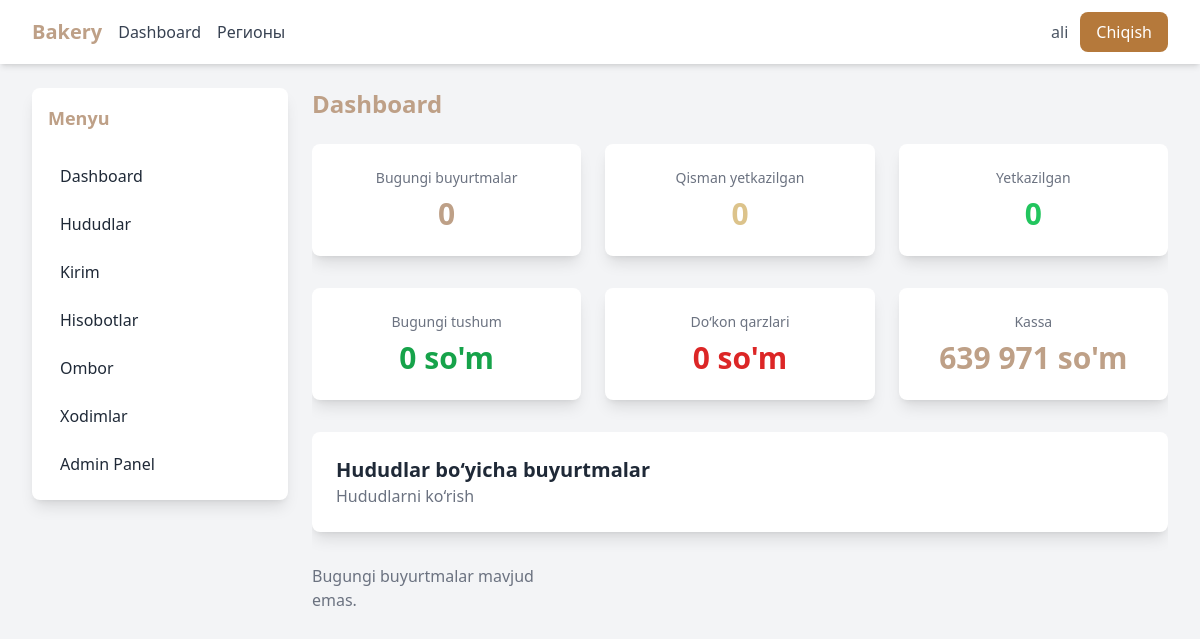
/ (signed in), run on an earlier commit of the app's database.
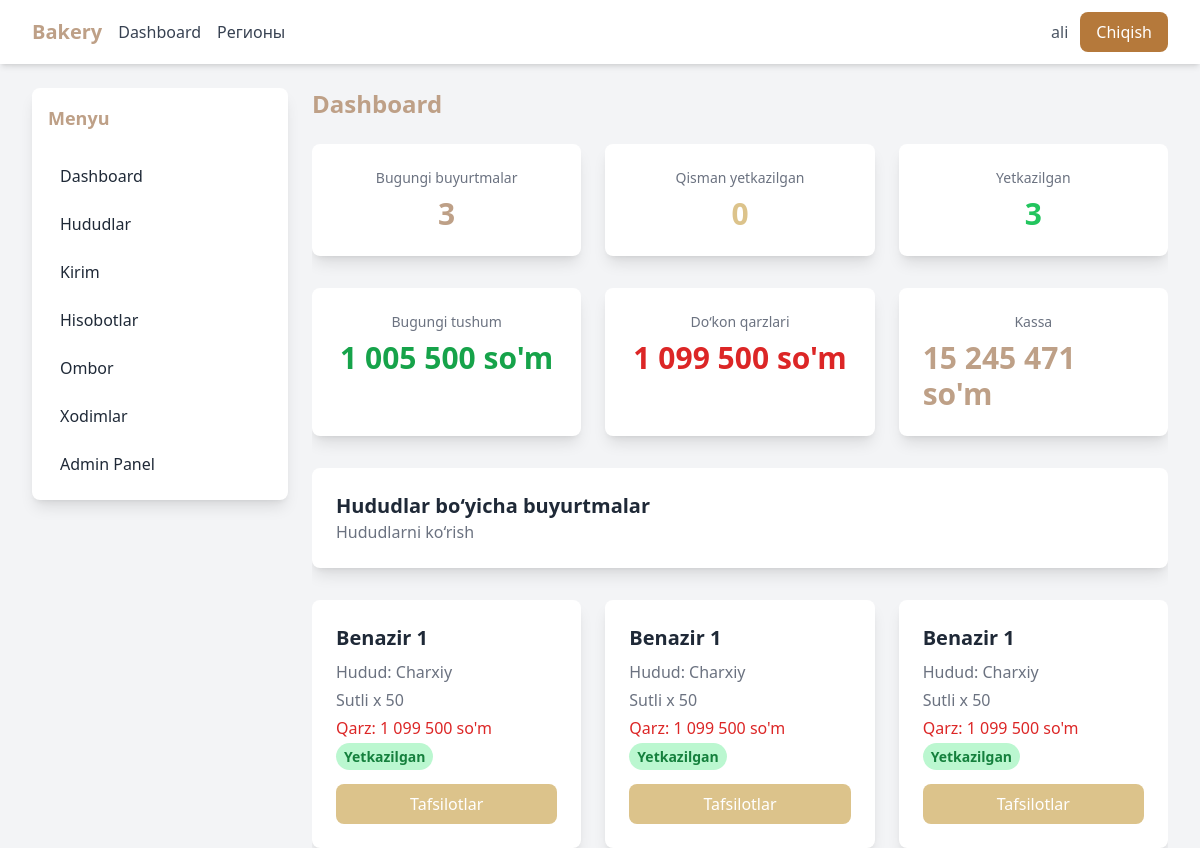
And on a later commit of the database.
### reports/models.py (models this page shows, shortened)
class BakeryBalance(models.Model):
    amount = models.DecimalField(max_digits=15, decimal_places=2, default=0)
    updated_at = models.DateTimeField(auto_now=True)
    @classmethod
    def get_instance(cls):
        obj, _ = cls.objects.get_or_create(id=1, defaults={"amount": Decimal("0.00")})
        return obj

### orders/models.py (models this page shows, shortened)
class Order(models.Model):
    STATUS_CHOICES = [
        ("Pending", "Kutilmoqda"),
        ("Partially Delivered", "Qisman yetkazilgan"),
        ("Delivered", "Yetkazilgan"),
    ]
    shop = models.ForeignKey(Shop, on_delete=models.CASCADE, related_name="orders")
    created_at = models.DateTimeField(auto_now_add=True)
    order_date = models.DateField(default=timezone.now)
    status = models.CharField(max_length=30, choices=STATUS_CHOICES, default="Pending")

class OrderItem(models.Model):
    order = models.ForeignKey("Order", on_delete=models.CASCADE, related_name="items")
    product = models.ForeignKey("products.Product", on_delete=models.CASCADE)
    quantity = models.PositiveIntegerField()
    unit_price = models.DecimalField(max_digits=10, decimal_places=2, default=0)
    delivered_quantity = models.PositiveIntegerField(default=0)

### shops/models.py (models this page shows, shortened)
class Shop(models.Model):
    name = models.CharField(max_length=200)
    owner_name = models.CharField(max_length=150, blank=True, null=True)
    phone = models.CharField(max_length=20, blank=True, null=True)
    address = models.TextField(blank=True, null=True)
    region = models.ForeignKey(Region, on_delete=models.CASCADE, related_name="shops")
    loan_balance = models.DecimalField(
        max_digits=10, decimal_places=2, default=0,
        help_text="Shop’s outstanding debt (qarzdorlik)"
    )
    class Meta:
        verbose_name = "Do‘kon"
        verbose_name_plural = "Do‘konlar"

class Region(models.Model):
    name = models.CharField(max_length=100, unique=True)
    class Meta:
        verbose_name = "Hudud"
        verbose_name_plural = "Hududlar"

### products/models.py (models this page shows, shortened)
class Product(models.Model):
    name = models.CharField(max_length=150, unique=True)
    description = models.TextField(blank=True, null=True)
    is_active = models.BooleanField(default=True)
    created_at = models.DateTimeField(auto_now_add=True)
    updated_at = models.DateTimeField(auto_now=True)
    class Meta:
        verbose_name = "Mahsulot"
        verbose_name_plural = "Mahsulotlar"

### dashboard/views.py (the view)
# urls.py: path('', views.dashboard_view, name='dashboard'),
@login_required
def dashboard_view(request):
    today = timezone.now().date()
    orders = Order.objects.filter(order_date=today)
    stats = {
        "today_orders": orders.count(),
        "pending": orders.filter(status="Pending").count(),
        "partial": orders.filter(status="Partially Delivered").count(),
        "delivered": orders.filter(status="Delivered").count(),
    }
    purchases_total = Purchase.objects.filter(purchase_date=today).aggregate(
        total=Coalesce(Sum("unit_price"), Value(0), output_field=DecimalField())
    )["total"] or Decimal(0)
    shop_loans = {shop.id: shop.loan_balance for shop in Shop.objects.all()}
    total_loan = sum(shop_loans.values()) or Decimal(0)
    received_money = Payment.objects.filter(
        date__date=today, payment_type="collection"
    ).aggregate(total=Coalesce(Sum("amount"), Value(0), output_field=DecimalField()))["total"] or Decimal(0)
    repayments_today = Payment.objects.filter(
        date__date=today, payment_type="repayment"
    ).aggregate(total=Coalesce(Sum("amount"), Value(0), output_field=DecimalField()))["total"] or Decimal(0)
    bakery_balance = BakeryBalance.get_instance().amount
    context = {
        "orders": orders,
        "stats": stats,
        "shop_loans": shop_loans,
        "total_loan": total_loan,
        "received_money": received_money,
        "purchases_total": purchases_total,
        "repayments_today": repayments_today,
        "bakery_balance": bakery_balance,
    }
    return render(request, "dashboard/dashboard.html", context)

### dashboard/templatetags/custom_filters.py (called while the page is built)
@register.filter
def dict_get(d, key):
    return d.get(key, 0)

### dashboard/templates/dashboard/dashboard.html (shortened to what the changed rows need)
{% extends 'base.html' %}
{% load custom_filters %}
{% load humanize %}
{% block content %}
<h2 class="text-2xl font-bold text-primary mb-6">Dashboard</h2>
<div class="grid grid-cols-1 sm:grid-cols-2 md:grid-cols-3 gap-6 mb-8">
    <div class="bg-white shadow-lg rounded-lg p-6 flex flex-col items-center">
        <p class="text-gray-500 text-sm">Bugungi buyurtmalar</p>
        <h3 class="text-3xl font-bold text-primary mt-2">{{ stats.today_orders }}</h3>
    </div>
    <div class="bg-white shadow-lg rounded-lg p-6 flex flex-col items-center">
        <p class="text-gray-500 text-sm">Yetkazilgan</p>
        <h3 class="text-3xl font-bold text-green-500 mt-2">{{ stats.delivered }}</h3>
    </div>
</div>
{% if request.user.role != 'viewer' %}
{% if request.user.role != 'driver' %}
<div class="grid grid-cols-1 sm:grid-cols-2 md:grid-cols-3 gap-6 mb-8">
    <div class="bg-white shadow-lg rounded-lg p-6 flex flex-col items-center">
        <p class="text-gray-500 text-sm">Bugungi tushum</p>
        <h3 class="text-3xl font-bold text-green-600 mt-2 break-words">
            {{ received_money|floatformat:0|intcomma }} so'm
        </h3>
    </div>
    <div class="bg-white shadow-lg rounded-lg p-6 flex flex-col items-center">
        <p class="text-gray-500 text-sm">Do‘kon qarzlari</p>
        <h3 class="text-3xl font-bold text-red-600 mt-2 break-words">
            {{ total_loan|default:0|floatformat:0|intcomma }} so'm
        </h3>
    </div>
    <div class="bg-white shadow-lg rounded-lg p-6 flex flex-col items-center">
        <p class="text-gray-500 text-sm">Kassa</p>
        <h3 class="text-3xl font-bold text-primary mt-2 break-words">
            {{ bakery_balance|default:0|floatformat:0|intcomma }} so'm
        </h3>
    </div>
</div>
{% endif %}
<div class="grid grid-cols-1 sm:grid-cols-2 lg:grid-cols-3 gap-6">
    {% for order in orders %}
    <div class="bg-white shadow-lg rounded-lg p-6 flex flex-col justify-between hover:shadow-xl transition duration-300">
        <div>
            <h3 class="text-xl font-bold text-gray-800 mb-2 truncate">{{ order.shop.name }}</h3>
            <p class="text-gray-500 mb-1 truncate">Hudud: {{ order.shop.region.name }}</p>
            <p class="text-gray-500 mb-1">
                {% for item in order.items.all %}
                    {{ item.product.name }} x {{ item.quantity }}{% if not forloop.last %}, {% endif %}
                {% endfor %}
            </p>
            <p class="text-red-600 mb-1 truncate">
                Qarz: {{ shop_loans|dict_get:order.shop.id|default:0|floatformat:0|intcomma }} so'm
            </p>
            <span class="px-2 py-1 rounded-full text-sm font-semibold
                {% if order.get_status_display == 'Kutilmoqda' %} bg-primary-dark text-gray-800
                {% elif order.get_status_display == 'Qisman yetkazilgan' %} bg-primary-dark text-gray-800
                {% elif order.get_status_display == 'Yetkazilgan' %} bg-green-200 text-green-700
                {% endif %}">
                {{ order.get_status_display }}
            </span>
        </div>
        <div class="mt-4 flex flex-col gap-2">
            {% if request.user.role == 'driver' %}
                <a href="{% url 'confirm_delivery' order.id %}"
                   class="w-full inline-block bg-primary hover-bg-primary-dark text-white text-center font-bold py-2 rounded-lg transition duration-300">
                    Tasdiqlash
                </a>
            {% else %}
                <a href="{% url 'order_detail' order.id %}"
                   class="w-full inline-block bg-primary-dark hover-bg-primary-dark text-white text-center font-medium py-2 rounded-lg transition duration-300">
                    Tafsilotlar
                </a>
            {% endif %}
        </div>
    </div>
    {% empty %}
        <p class="text-gray-500">Bugungi buyurtmalar mavjud emas.</p>
    {% endfor %}
</div>
{% endif %}
{% endblock %}

What changed in the data, as far as the page shows it:
changed BakeryBalance: amount "639 971" → "15 245 471"
added Order: shop.name "Benazir 1", shop.region.name "Charxiy", shop "1 099 500", status "Yetkazilgan"
added OrderItem: product.name "Sutli", quantity "50", shown under "Benazir 1"
added Order: shop.name "Benazir 1", shop.region.name "Charxiy", shop "1 099 500", status "Yetkazilgan"
added OrderItem: product.name "Sutli", quantity "50", shown under "Benazir 1"
added Order: shop.name "Benazir 1", shop.region.name "Charxiy", shop "1 099 500", status "Yetkazilgan"
added OrderItem: product.name "Sutli", quantity "50", shown under "Benazir 1"
Also different on the page:
{{ stats.today_orders }}: "0" → "3"
{{ stats.delivered }}: "0" → "3"
{{ received_money|floatformat:0|intcomma }}: "0" → "1 005 500"
{{ total_loan|default:0|floatformat:0|intcomma }}: "0" → "1 099 500"
text no longer shown: "Bugungi buyurtmalar mavjud emas."
